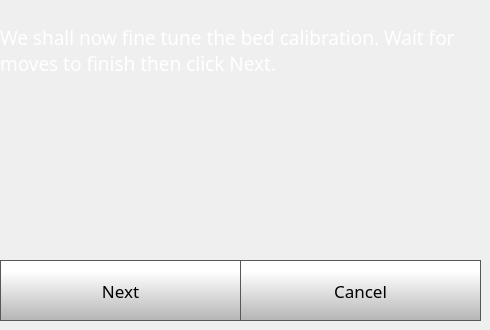
    <widget class="QWidget" name="fullStep1Page">
     <widget class="QPushButton" name="fullStep1NextButton">
      <property name="geometry">
       <rect>
        <x>0</x>
        <y>260</y>
        <width>241</width>
        <height>61</height>
       </rect>
      </property>
      <property name="font">
       <font>
        <family>Gotham</family>
        <pointsize>13</pointsize>
       </font>
      </property>
      <property name="styleSheet">
       <string notr="true">QPushButton {
     border: 1px solid rgb(87, 87, 87);
	background-color: qlineargradient(spread:pad, x1:0, y1:1, x2:0, y2:0.188, stop:0 rgba(180, 180, 180, 255), stop:1 rgba(255, 255, 255, 255));


}

QPushButton:pressed {
    background-color: qlineargradient(x1: 0, y1: 0, x2: 0, y2: 1,
                                      stop: 0 #dadbde, stop: 1 #f6f7fa);
}

QPushButton:flat {
    border: none; /* no border for a flat push button */
}

QPushButton:default {
    border-color: navy; /* make the default button prominent */
}

QPushButton:focus {
	outline: none;
}</string>
      </property>
      <property name="text">
       <string>Next</string>
      </property>
      <property name="iconSize">
       <size>
        <width>40</width>
        <height>40</height>
       </size>
      </property>
     </widget>
     <widget class="QPushButton" name="fullStep1CancelButton">
      <property name="geometry">
       <rect>
        <x>240</x>
        <y>260</y>
        <width>241</width>
        <height>61</height>
       </rect>
      </property>
      <property name="font">
       <font>
        <family>Gotham</family>
        <pointsize>13</pointsize>
       </font>
      </property>
      <property name="styleSheet">
       <string notr="true">QPushButton {
     border: 1px solid rgb(87, 87, 87);
	background-color: qlineargradient(spread:pad, x1:0, y1:1, x2:0, y2:0.188, stop:0 rgba(180, 180, 180, 255), stop:1 rgba(255, 255, 255, 255));


}

QPushButton:pressed {
    background-color: qlineargradient(x1: 0, y1: 0, x2: 0, y2: 1,
                                      stop: 0 #dadbde, stop: 1 #f6f7fa);
}

QPushButton:flat {
    border: none; /* no border for a flat push button */
}

QPushButton:default {
    border-color: navy; /* make the default button prominent */
}

QPushButton:focus {
	outline: none;
}</string>
      </property>
      <property name="text">
       <string>Cancel</string>
      </property>
      <property name="iconSize">
       <size>
        <width>40</width>
        <height>40</height>
       </size>
      </property>
     </widget>
     <widget class="QLabel" name="calibrateLabel_26">
      <property name="geometry">
       <rect>
        <x>0</x>
        <y>10</y>
        <width>481</width>
        <height>81</height>
       </rect>
      </property>
      <property name="font">
       <font>
        <family>Gotham</family>
        <pointsize>14</pointsize>
        <weight>50</weight>
        <bold>false</bold>
       </font>
      </property>
      <property name="styleSheet">
       <string notr="true">color: rgb(255, 255, 255);</string>
      </property>
      <property name="text">
       <string>&lt;html&gt;&lt;head/&gt;&lt;body&gt;&lt;p&gt;We shall now fine tune the bed calibration. Wait for moves to finish then click Next. &lt;/p&gt;&lt;/body&gt;&lt;/html&gt;</string>
      </property>
      <property name="wordWrap">
       <bool>true</bool>
      </property>
     </widget>
    </widget>
